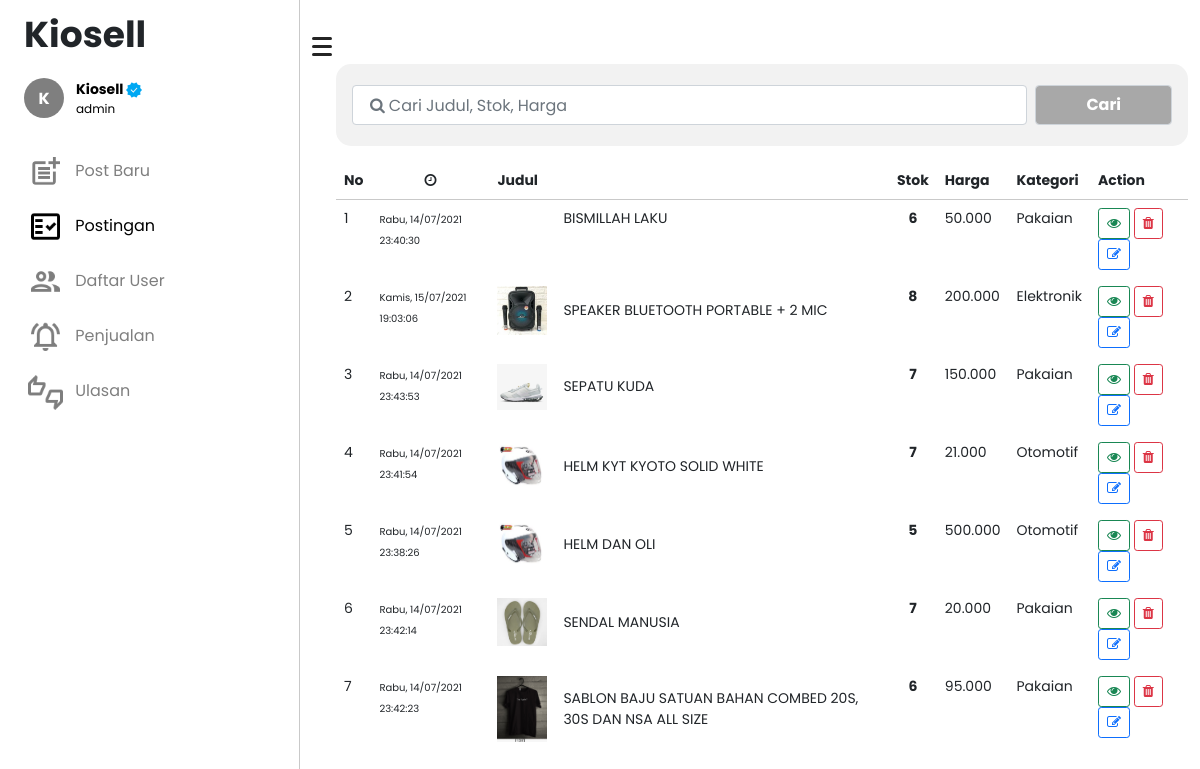
Page /admin/postingan (signed in) on the committed database.
### tables this page shows
CREATE TABLE `barang` (
  `id_barang` int(11) NOT NULL,
  `id_admin` int(11) DEFAULT NULL,
  `gambar1` text DEFAULT NULL,
  `gambar2` text DEFAULT NULL,
  `gambar3` text DEFAULT NULL,
  `nama_barang` varchar(100) DEFAULT NULL,
  `harga` varchar(50) DEFAULT NULL,
  `berat` int(11) DEFAULT NULL,
  `kondisi` enum('Baru','Bekas') DEFAULT NULL,
  `deskripsi` text DEFAULT NULL,
  `kategori` varchar(50) DEFAULT NULL,
  `jml_barang` varchar(20) DEFAULT NULL,
  `wkt_post` varchar(50) DEFAULT NULL
);

### admin/postingan.php (the view, shortened to what this page needs)
<?php
include "koneksi.php";
$username = $_SESSION["login"];
$barang = mysqli_query($conn, "SELECT *FROM barang ORDER BY id_barang DESC");
if ($_SESSION["status"] === "admin") {
    $admin = mysqli_query($conn, "SELECT *FROM admin WHERE username = '$username'");
    $result  = mysqli_fetch_assoc($admin);
} else {
    $user = mysqli_query($conn, "SELECT *FROM user WHERE username = '$username'");
    $result  = mysqli_fetch_assoc($user);
}
?>
<!DOCTYPE html>
<html lang="en">
<head>
    <link rel="stylesheet" href="assets/css/main.css">
    <link href="https://cdn.jsdelivr.net/npm/bootstrap@5.0.1/dist/css/bootstrap.min.css" rel="stylesheet">
</head>
<body>
    <div class="container-fluid">
        <div class="row flex-nowrap">
            <div class="col-auto col-md-3 col-xl-3 px-sm-2 px-0 sidebar">
                <div class="d-flex flex-column align-items-center align-items-sm-start px-3 pt-2 text-white min-vh-100">
                    <a href="index" class="d-flex align-items-center pb-3 mb-md-0 me-md-auto text-white text-decoration-none">
                        <span class="fs-5 text-dark fw-bold" id="title">Kiosell</span>
                    </a>
                    <ul class="nav nav-pills flex-column mb-sm-auto mb-0 align-items-left align-items-sm-start" id="menu">
                        <li class="nav-item">
                            <div class="dropdown pb-4">
                                <a href="#" class="d-flex align-items-center text-decoration-none" id="dropdownUser1" data-bs-toggle="dropdown" aria-expanded="false">
                                    <span style='background: rgb(0,0,0,.5); color:white' class='inisial rounded-circle me-2'>
                                        <span class='text-uppercase position-absolute fw-bold coba'><?= substr($_SESSION["login"], 0, 1);; ?></span>
                                    </span>
                                    <div class="row">
                                        <span class="ms-1 fw-bold text-capitalize" id="nama"><?= $_SESSION["login"]; ?> <?php if ($_SESSION["status"] == "admin") : ?> <img src="assets/img/check-verifed.png" alt="" width="16"><?php endif; ?> </span>
                                        <span class="ms-1" id="sebagai"><?= $result["status"]; ?></span>
                                    </div>
                                </a>
                            </div>
                        </li>
                        <li>
                            <a href="post-baru" class="nav-link px-0 align-middle" style="opacity: .5;">
                                <i class="fs-4 bi-table"></i> <span class="ms-1" id="navigasi"><img src="assets/img/outline_post_add_black_24dp.png" class="me-2" width="35" alt=""> Post Baru</span>
                            </a>
                        </li>
                        <li>
                            <a href="postingan" class="nav-link px-0 align-middle">
                                <i class="fs-4 bi-table"></i> <span class="ms-1" id="navigasi"><img src="assets/img/outline_fact_check_black_24dp.png" class="me-2" width="35" alt=""> Postingan</span>
                            </a>
                        </li>
                        <?php if ($_SESSION["status"] == "admin") : ?>
                            <li>
                                <a href="daftar-user" class="nav-link px-0 align-middle" style="opacity: .5;">
                                    <i class="fs-4 bi-table"></i> <span class="ms-1" id="navigasi"><img src="assets/img/outline_people_black_24dp.png" class="me-2" width="35" alt=""> Daftar User</span>
                                </a>
                            </li>
                            <li>
                                <a href="penjualan" class="nav-link px-0 align-middle" style="opacity: .5;">
                                    <i class="fs-4 bi-table"></i> <span class="ms-1" id="navigasi"><img src="assets/img/outline_notifications_active_black_24dp.png" class="me-2" width="35" alt=""> Penjualan</span></a>
                            </li>
                            <li>
                                <a href="ulasan" class="nav-link px-0 align-middle" style="opacity: .5;">
                                    <i class="fs-4 bi-table"></i> <span class="ms-1" id="navigasi"><img src="assets/img/outline_thumbs_up_down_black_24dp.png" class="me-2" width="35" alt=""> Ulasan</span></a>
                            </li>
                        <?php endif; ?>
                    </ul>
                </div>
            </div>
            <span class="text-dark position-relative" style="width: 0!important; top:2em; cursor:pointer" id="btn-burger" onclick="btnBurger()">
                <div class="humberger"></div>
                <div class="humberger"></div>
                <div class="humberger"></div>
            </span>
            <div class="col py-3 mt-5" id="content">
                <form action="" class="form-cari" method="POST">
                    <div class="mb-3 d-flex p-3">
                        <input class="form-control mainLoginInput me-2" type="text" placeholder="&#61442; Cari Judul, Stok, Harga" name="keyword" autocomplete="off" autofocus />
                        <button type="submit" class="form-control btncari text-white fw-bold" name="cari">Cari</button>
                    </div>
                </form>
                <table class="table table-borderless">
                    <thead>
                        <tr style="border-bottom: 1px solid #C9C9C9;">
                            <th scope="col">No</th>
                            <th scope="col" class="text-center"><i class="fa fa-clock-o"></i></th>
                            <th scope="col">Judul</th>
                            <th scope="col" class="text-center">Stok</th>
                            <th scope="col">Harga</th>
                            <th scope="col">Kategori</th>
                            <th scope="col">Action</th>
                        </tr>
                    </thead>
                    <tbody>
                        <?php $i = 1 ?>
                        <?php foreach ($barang as $crs) : ?>
                            <tr>
                                <td><?= $i++; ?></td>
                                <td><small style="font-size: 10px;"><?= $crs["wkt_post"] ?></small></td>
                                <td class="d-flex align-items-center text-capitalize">
                                    <img src="assets/img/post/<?= $crs['gambar1'] ?>" class="me-3" width="50" alt="">
                                    <?= $crs["nama_barang"]; ?>
                                </td>
                                <td class="fw-bold text-center"><?= $crs["jml_barang"]; ?></td>
                                <td><?= number_format($crs["harga"], '0', '', '.'); ?></td>
                                <td><?= $crs["kategori"]; ?></td>
                                <td>
                                    <a href="../produk?id=<?= $crs["id_barang"] ?>" class="btn btn-outline-success btn-sm" target="_blank" title="Lihat <?= $crs['nama_barang'] ?>">
                                        <i class="fa fa-eye"></i>
                                    </a>
                                    <a href="hapus-post?id_post=<?= $crs["id_barang"] ?>" class="btn btn-outline-danger btn-sm" title="Hapus <?= $crs['nama_barang'] ?>" onclick=" return confirm('Yakin Ingin Menghapus <?= $crs["nama_barang"] ?>  ?')">
                                        <i class="fa fa-trash"></i>
                                    </a>
                                    <a href="edit-post?id_post=<?= $crs["id_barang"] ?>" class="btn btn-outline-primary btn-sm" title="Lihat <?= $crs['nama_barang'] ?>">
                                        <i class="fa fa-edit"></i>
                                    </a>
                                </td>
                            </tr>
                        <?php endforeach; ?>
                    </tbody>
                </table>
            </div>
        </div>
    </div>
</body>
</html>

### admin/assets/css/main.css (style rules this page uses)
#title { font-family: "poppins"; font-size: 36px !important; }
#menu { font-family: "poppins"; }
#menu li a { color: black; }
#menu li a #nama { font-size: 14px; }
#menu li a #sebagai { font-size: 12px; }
.sidebar { border-right: 1px solid #c9c9c9; }
.mainLoginInput, .btncari { height: 40px; padding: 0px; font-size: 30px; margin: 5px 0; }
.btncari { width: initial !important; padding: 0 50px !important; background-color: #a8a8a8 !important; -webkit-transition: 0.3s !important; transition: 0.3s !important; }
.mainLoginInput::placeholder { font-family: FontAwesome, poppins; font-weight: normal; overflow: visible; vertical-align: top; display: inline-block !important; padding-left: 5px; padding-top: 2px; color: #c27c70; }
.form-cari { background-color: #f2f2f2; border-radius: 15px; }
#content { font-family: "poppins"; }
#content td { line-height: initial !important; }
#content table, #content .delete { font-size: 14px; padding: initial; }
#content td, #content .delete { line-height: 50px; }
span.inisial { display: -webkit-box; display: -ms-flexbox; display: flex; -webkit-box-align: center; -ms-flex-align: center; align-items: center; -webkit-box-pack: center; -ms-flex-pack: center; justify-content: center; padding: 20px; line-height: initial; }
span.inisial span { font-family: 20px; }
div.humberger { width: 20px; height: 3px; border-radius: 5px; background-color: #242424; margin: 5px 0; }
@media (min-width: 920px) { .sidebar { display: initial; } }

### rows in the picture
barang: wkt_post "Rabu, 14/07/2021 23:40:30", nama_barang "BISMILLAH LAKU", jml_barang "6", harga "50.000", kategori "Pakaian"
barang: wkt_post "Kamis, 15/07/2021 19:03:06", gambar1 (picture), nama_barang "SPEAKER BLUETOOTH PORTABLE + 2 MIC", jml_barang "8", harga "200.000", kategori "Elektronik"
barang: wkt_post "Rabu, 14/07/2021 23:43:53", gambar1 (picture), nama_barang "SEPATU KUDA", jml_barang "7", harga "150.000", kategori "Pakaian"
barang: wkt_post "Rabu, 14/07/2021 23:41:54", gambar1 (picture), nama_barang "HELM KYT KYOTO SOLID WHITE", jml_barang "7", harga "21.000", kategori "Otomotif"
barang: wkt_post "Rabu, 14/07/2021 23:38:26", gambar1 (picture), nama_barang "HELM DAN OLI", jml_barang "5", harga "500.000", kategori "Otomotif"
barang: wkt_post "Rabu, 14/07/2021 23:42:14", gambar1 (picture), nama_barang "SENDAL MANUSIA", jml_barang "7", harga "20.000", kategori "Pakaian"
barang: wkt_post "Rabu, 14/07/2021 23:42:23", gambar1 (picture), nama_barang "SABLON BAJU SATUAN BAHAN COMBED 20S, 30S DAN NSA ALL SIZE", jml_barang "6", harga "95.000", kategori "Pakaian"

### other values in the picture
substr($_SESSION["login"], 0, 1) "K"
$_SESSION["login"] "Kiosell"
$result["status"] "admin"
